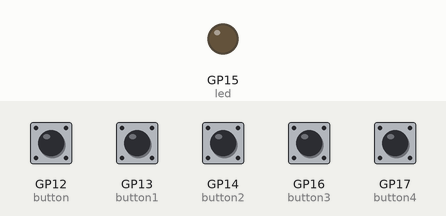
Recording of a program running on a simulated Raspberry Pi Pico running MicroPython. On the bench: output pins drawn as LEDs (lit = HIGH). The inputs (shaded band) are chosen by the test bench; at power-on: GP12 (button), GP13 (button1), GP14 (button2), GP16 (button3), GP17 (button4) HIGH.

Above: at 1.2 s.
1.3 s: GP12 (button) pulled LOW for 0.6 s
At 1.9 s:
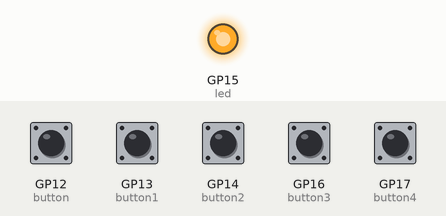
Timing chart, 0 to 4.3 s (numbered marks = the images above; inputs shaded):
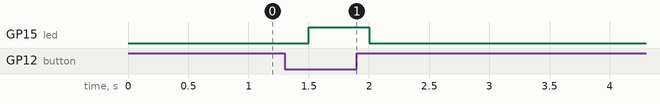

Measured:
- after the input at 1.3 s, GP15 (led): LOW → HIGH after 0.20 s, → LOW 0.50 s later

The program:

pico-all-gpio-test-button.py
```python
from machine import Pin
import time

led = Pin(15, Pin.OUT)
button = Pin(12, Pin.IN, Pin.PULL_UP)
button1 = Pin(13, Pin.IN, Pin.PULL_UP)
button2 = Pin(14, Pin.IN, Pin.PULL_UP)
button3 = Pin(16, Pin.IN, Pin.PULL_UP)
button4 = Pin(17, Pin.IN, Pin.PULL_UP)

while True:
    if button.value() & button1.value() & button2.value() & button3.value() & button4.value() :
	    led.low()
	    time.sleep(0.5)
    elif button.value() | button1.value() | button2.value() | button3.value() | button4.value() :
        led.high()
        time.sleep(0.5)
```
